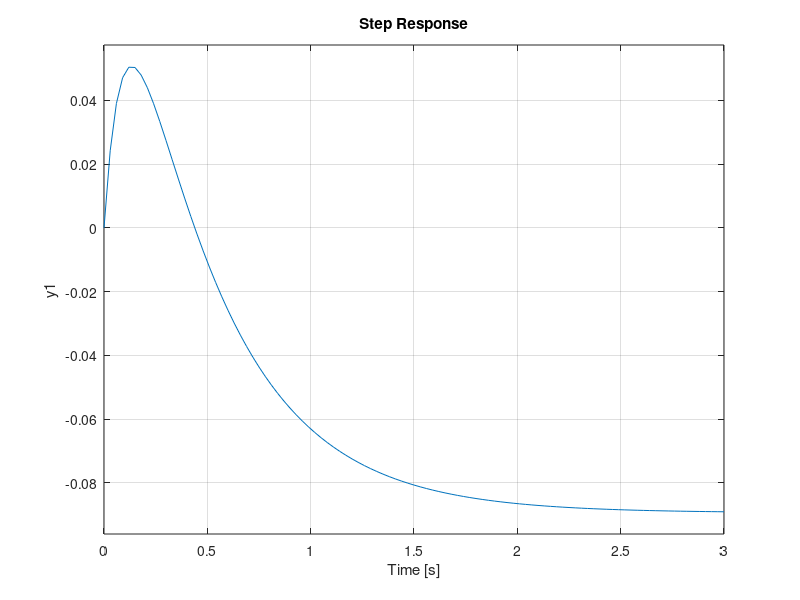
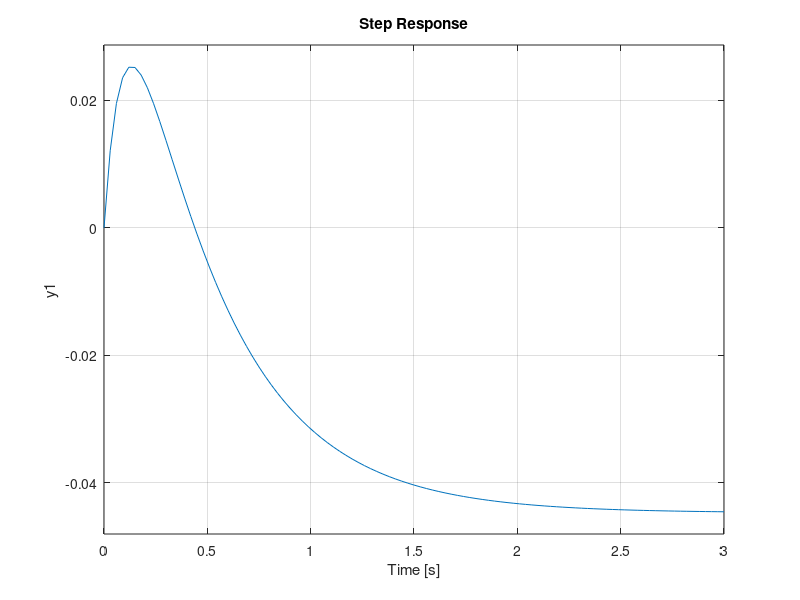
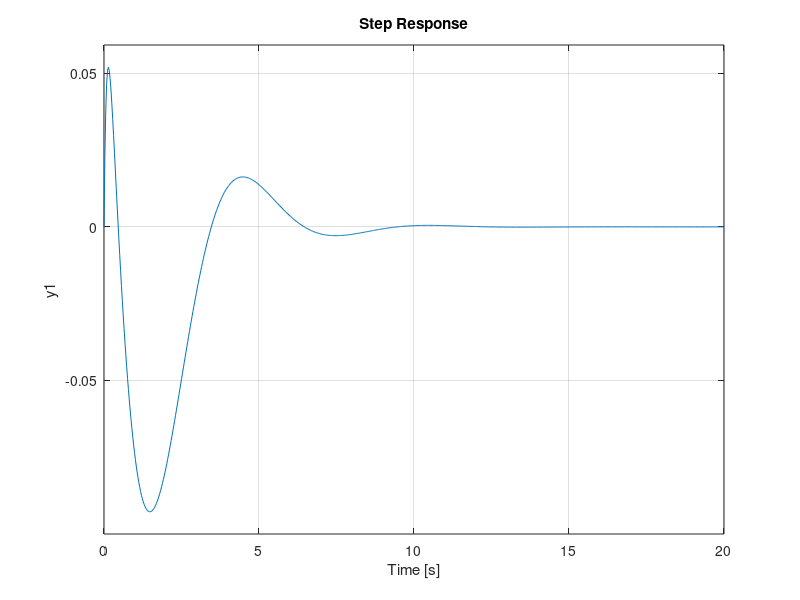
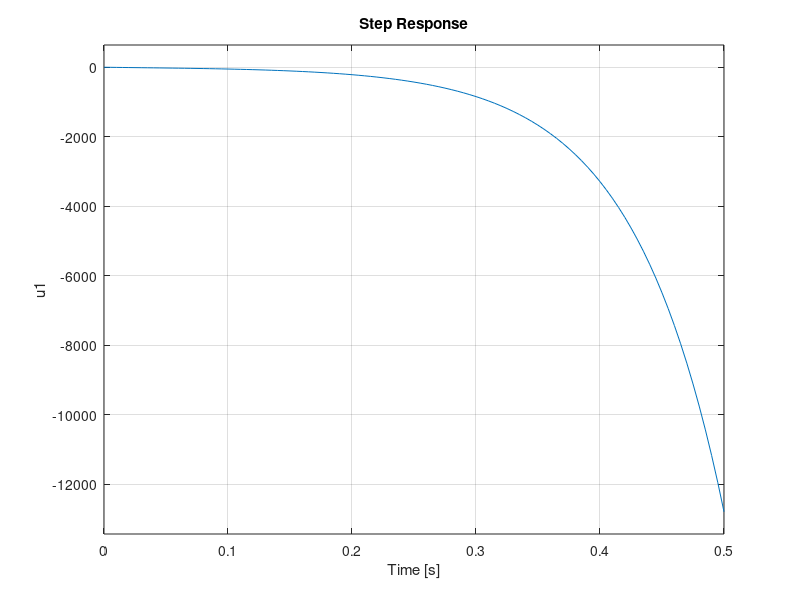

Recreate these plots in MATLAB, in order.
%16.32 Assignment 5 Problem 2
Q=[1, 0; 0, 1]; %state cost Rxx
R=0.01; %control cost Ruu
N=[0;0]; %mixed component of const x.T*N*u
A=[1, 1; 1, 2];
B=[1;0];
C=[1, 0];
D=0;

%solve LQR problem for part 1
sys=ss(A,B,C,D);
[K,S,e] = lqr(sys,Q,R,N);
sys_lqr=ss((A-B*K),B,C,D);
figure(1);
step(sys_lqr)
%lqr with modified control law u=N*r-K*x, where N=0.5 from final limit
%theorem
sys_lqr_N=ss((A-B*K),B*0.5,C,D);
figure(2);
step(sys_lqr_N)


%part 3 of problem 2
Ap=[1,1,0;1,2,0;-1,0,0];
Bp=[1;0;0];
Cp=[1,0,0];

k1=K(1);k2=K(2); %take previous LQR steady state values
ki=8 %for this part, manually tune the integral term ki

Api=Ap-Bp*[k1,k2,ki]
Bpi=[1;0;0];
Cpi=Cp;
sys_lqr_pi=ss(Api,Bpi,Cpi,0);
figure(3);
step(sys_lqr_pi)

% problem 3 solution
disp("Convert transfer function to state space for Problem 3")
b=[-1 3];
a=[-1 1 12];
[A,B,C,D]=tf2ss(b,a)
sys = ss(A,B,C,D);
nx = 2;    %Number of states
ny = 1;    %Number of outputs
Qn =[3 0;0 3];
Rn = 5;
Ruu = 1;
Rxx=4*eye(nx);
QXU = blkdiag(Rxx,Ruu);
QWV = blkdiag(Qn,Rn);
QI = eye(ny);
KLQG = lqg(sys,QXU,QWV) %Linear Quadratic Gaussian Gain
%KLQG1 = lqg(sys,QXU,QWV,QI,'1dof')
%check the step response of this controller using the LQG feedback contolled system
%sys_LQG= ss(A-KLQG*C,[B KLQG],C, 0*[B KLQG]);
figure(4);
step(KLQG)

% problem 4 solution
A=[0,1;-6,-5];
B=[0;1];
C=[1,1];
D=0;
sys=ss(A,B,C,D);
Rxx=transpose(C)*C;
Ruu=0.01
[K,S,e]=lqr(sys,Rxx,Ruu);
disp("K,e and S for the LQR controller from problem 4")
disp(K)
disp(e)
disp(S)


sys_lqr=ss((A-B*K),B,C,D);
%problem 4 setting up initial system conditions and observying the system
%response
figure(5);
x0 = [1.0 0.0];
[y,t,x]=initial(sys_lqr,x0);
xlabel('time')
ylabel('x')
figure(6)
plot(t,y)
xlabel('time')
ylabel('y')
title("Problem 4 LQR control amplitude vs time")
xlabel('Times [s]')

%plot(t,x)
u=transpose(-K*transpose(x));
figure(7)
plot(t,u)
title('LQR Problem 4 control input')


%problem 4 parts 3 and 4 solution
%define system with modified observability matrix
A=[0,1;-6,-5];
B=[0;1];
C=[1,-1];
D=0;
sys2=ss(A,B,C,D);
Rxx=transpose(C)*C;
Ruu=0.01
[K,S,e]=lqr(sys2,Rxx,Ruu)
disp("K,e and S for the LQR controller from problem 4")
disp(K)
disp(e)
disp(S)


sys_lqr_m=ss((A-B*K),B,C,D);
%problem 4 parts 3 and 4 setting up initial system conditions and observying the system
%response
figure(8)
x0 = [1.0, 0.0];
[y,t,x]=initial(sys_lqr_m,x0);

figure(9)
plot(t,y)
title("Problem 4 LQR control amplitude vs time")
xlabel('Times [s]')

%plot(t,x)
u=transpose(-K*transpose(x));
figure(10)
plot(t,u)
xlabel('time [s]')
ylabel('contol input (u)')
title('LQR Problem 4 control input')










